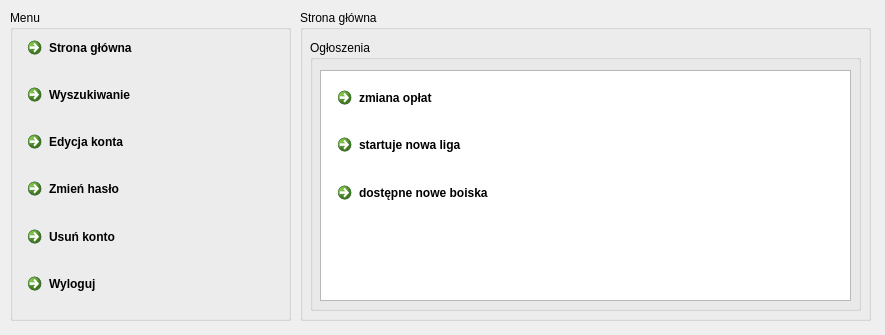
<?xml version="1.0" encoding="UTF-8"?>
<ui version="4.0">
 <class>strona_glowna_uzytkownik_z_wyszukiwaniem</class>
 <widget class="QDialog" name="strona_glowna_uzytkownik_z_wyszukiwaniem">
  <property name="geometry">
   <rect>
    <x>0</x>
    <y>0</y>
    <width>885</width>
    <height>335</height>
   </rect>
  </property>
  <property name="windowTitle">
   <string>Dialog</string>
  </property>
  <widget class="QGroupBox" name="groupBox_8">
   <property name="geometry">
    <rect>
     <x>300</x>
     <y>10</y>
     <width>571</width>
     <height>311</height>
    </rect>
   </property>
   <property name="title">
    <string>Strona główna</string>
   </property>
   <widget class="QGroupBox" name="groupBox">
    <property name="geometry">
     <rect>
      <x>10</x>
      <y>30</y>
      <width>551</width>
      <height>271</height>
     </rect>
    </property>
    <property name="title">
     <string>Ogłoszenia</string>
    </property>
    <widget class="QListView" name="ogloszenia">
     <property name="geometry">
      <rect>
       <x>10</x>
       <y>30</y>
       <width>531</width>
       <height>231</height>
      </rect>
     </property>
    </widget>
    <widget class="QWidget" name="layoutWidget_3">
     <property name="geometry">
      <rect>
       <x>20</x>
       <y>40</y>
       <width>511</width>
       <height>136</height>
      </rect>
     </property>
     <layout class="QVBoxLayout" name="verticalLayout_6">
      <item>
       <widget class="QCommandLinkButton" name="commandLinkButton_4">
        <property name="text">
         <string>zmiana opłat</string>
        </property>
       </widget>
      </item>
      <item>
       <widget class="QCommandLinkButton" name="commandLinkButton_5">
        <property name="text">
         <string>startuje nowa liga</string>
        </property>
       </widget>
      </item>
      <item>
       <widget class="QCommandLinkButton" name="commandLinkButton_6">
        <property name="text">
         <string>dostępne nowe boiska</string>
        </property>
       </widget>
      </item>
     </layout>
    </widget>
   </widget>
  </widget>
  <widget class="QGroupBox" name="groupBox_3">
   <property name="geometry">
    <rect>
     <x>10</x>
     <y>10</y>
     <width>281</width>
     <height>311</height>
    </rect>
   </property>
   <property name="title">
    <string>Menu</string>
   </property>
   <widget class="QWidget" name="layoutWidget_5">
    <property name="geometry">
     <rect>
      <x>10</x>
      <y>20</y>
      <width>261</width>
      <height>277</height>
     </rect>
    </property>
    <layout class="QVBoxLayout" name="verticalLayout_8">
     <item>
      <widget class="QCommandLinkButton" name="strona_glowna">
       <property name="text">
        <string>Strona główna</string>
       </property>
      </widget>
     </item>
     <item>
      <widget class="QCommandLinkButton" name="wyloguj_2">
       <property name="text">
        <string>Wyszukiwanie</string>
       </property>
      </widget>
     </item>
     <item>
      <widget class="QCommandLinkButton" name="edycja_konta">
       <property name="text">
        <string>Edycja konta</string>
       </property>
      </widget>
     </item>
     <item>
      <widget class="QCommandLinkButton" name="edycja_konta_2">
       <property name="text">
        <string>Zmień hasło</string>
       </property>
      </widget>
     </item>
     <item>
      <widget class="QCommandLinkButton" name="edycja_konta_3">
       <property name="text">
        <string>Usuń konto</string>
       </property>
      </widget>
     </item>
     <item>
      <widget class="QCommandLinkButton" name="wyloguj">
       <property name="text">
        <string>Wyloguj</string>
       </property>
      </widget>
     </item>
    </layout>
   </widget>
  </widget>
 </widget>
 <resources/>
 <connections/>
</ui>
